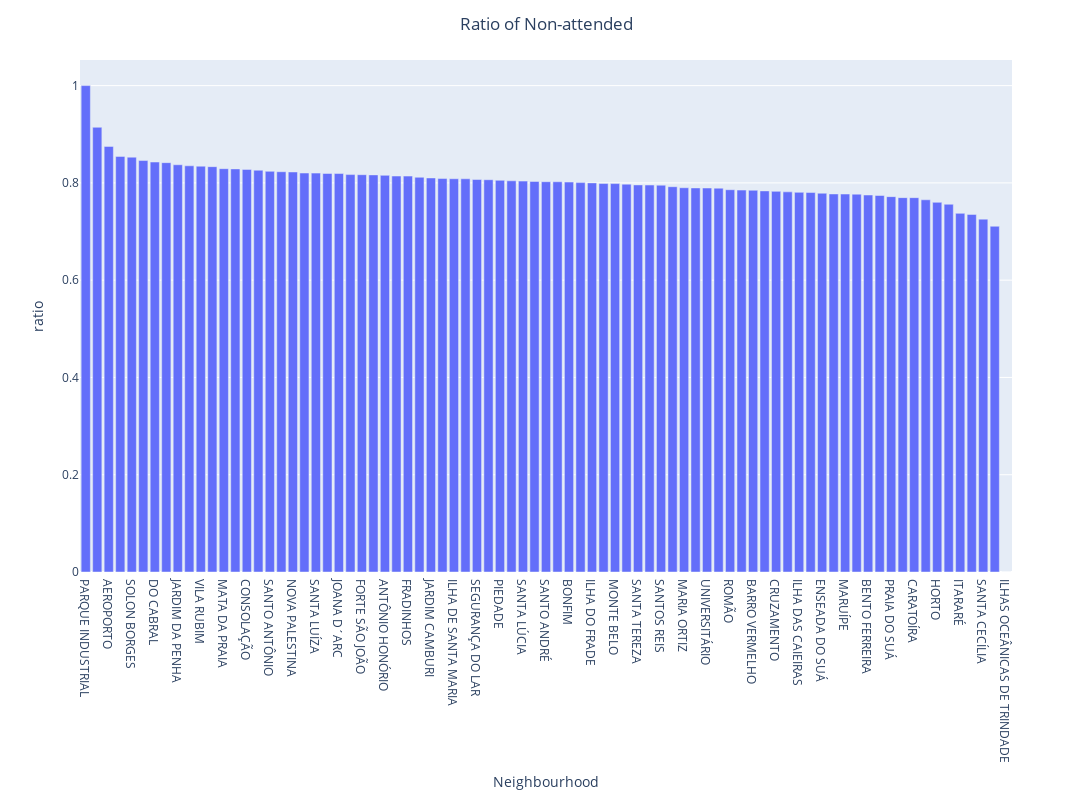

The notebook cell saved with this chart:
### Code cell
import plotly.express as px
fd=df4.sort_values(by='ratio',ascending=False)
fig=px.bar(fd,x='Neighbourhood',y='ratio',width=1400,height=800)

fig.update_layout(title_text='Ratio of Non-attended',
                 title_x=0.5)
             
                
fig.show()

### Figure 1 — Plotly figure (JSON) as saved in the notebook; plotly's stock layout.template omitted (floating-point values rounded to 4 significant figures)
{"data": [{"alignmentgroup": "True", "hovertemplate": "Neighbourhood=%{x}<br>ratio=%{y}<extra></extra>", "legendgroup": "", "marker": {"color": "#636efa", "pattern": {"shape": ""}}, "name": "", "offsetgroup": "", "orientation": "v", "showlegend": false, "textposition": "auto", "type": "bar", "x": ["PARQUE INDUSTRIAL", "ILHA DO BOI", "AEROPORTO", "MÁRIO CYPRESTE", "SOLON BORGES", "DE LOURDES", "DO CABRAL", "SANTA MARTHA", "JARDIM DA PENHA", "DO QUADRO", "VILA RUBIM", "MORADA DE CAMBURI", "MATA DA PRAIA", "REPÚBLICA", "CONSOLAÇÃO", "PONTAL DE CAMBURI", "SANTO ANTÔNIO", "REDENÇÃO", "NOVA PALESTINA", "JABOUR", "SANTA LUÍZA", "COMDUSA", "JOANA D´ARC", "TABUAZEIRO", "FORTE SÃO JOÃO", "PRAIA DO CANTO", "ANTÔNIO HONÓRIO", "BOA VISTA", "FRADINHOS", "CONQUISTA", "JARDIM CAMBURI", "INHANGUETÁ", "ILHA DE SANTA MARIA", "JUCUTUQUARA", "SEGURANÇA DO LAR", "DA PENHA", "PIEDADE", "GOIABEIRAS", "SANTA LÚCIA", "ESTRELINHA", "SANTO ANDRÉ", "SÃO CRISTÓVÃO", "BONFIM", "SÃO BENEDITO", "ILHA DO FRADE", "BELA VISTA", "MONTE BELO", "GRANDE VITÓRIA", "SANTA TEREZA", "RESISTÊNCIA", "SANTOS REIS", "SANTA HELENA", "MARIA ORTIZ", "SÃO PEDRO", "UNIVERSITÁRIO", "CENTRO", "ROMÃO", "NAZARETH", "BARRO VERMELHO", "SÃO JOSÉ", "CRUZAMENTO", "FONTE GRANDE", "ILHA DAS CAIEIRAS", "ARIOVALDO FAVALESSA", "ENSEADA DO SUÁ", "DO MOSCOSO", "MARUÍPE", "PARQUE MOSCOSO", "BENTO FERREIRA", "GURIGICA", "PRAIA DO SUÁ", "ANDORINHAS", "CARATOÍRA", "ILHA DO PRÍNCIPE", "HORTO", "JESUS DE NAZARETH", "ITARARÉ", "SANTA CLARA", "SANTA CECÍLIA", "SANTOS DUMONT", "ILHAS OCEÂNICAS DE TRINDADE"], "xaxis": "x", "y": [1, 0.9143, 0.875, 0.8544, 0.8529, 0.8459, 0.8429, 0.8416, 0.8372, 0.8351, 0.8343, 0.8333, 0.8292, 0.8287, 0.8278, 0.8261, 0.8237, 0.8229, 0.8224, 0.8202, 0.8201, 0.8194, 0.8192, 0.817, 0.8168, 0.8164, 0.8155, 0.8141, 0.814, 0.8115, 0.8102, 0.8089, 0.8085, 0.8084, 0.8069, 0.8065, 0.8053, 0.8043, 0.8037, 0.803, 0.8024, 0.8023, 0.8017, 0.8006, 0.8, 0.7986, 0.7985, 0.7974, 0.7958, 0.7955, 0.7952, 0.7921, 0.79, 0.7896, 0.7895, 0.7891, 0.7859, 0.7852, 0.7849, 0.7835, 0.7825, 0.7815, 0.7806, 0.7801, 0.7787, 0.7772, 0.7771, 0.7768, 0.7751, 0.774, 0.7717, 0.7697, 0.7696, 0.7652, 0.76, 0.756, 0.7373, 0.7352, 0.7254, 0.7108, 0], "yaxis": "y"}], "layout": {"barmode": "relative", "height": 800, "legend": {"tracegroupgap": 0}, "margin": {"t": 60}, "title": {"text": "Ratio of Non-attended", "x": 0.5}, "width": 1400, "xaxis": {"anchor": "y", "autorange": true, "domain": [0, 1], "range": [-0.5, 80.5], "title": {"text": "Neighbourhood"}, "type": "category"}, "yaxis": {"anchor": "x", "autorange": true, "domain": [0, 1], "range": [0, 1.053], "title": {"text": "ratio"}, "type": "linear"}}}
